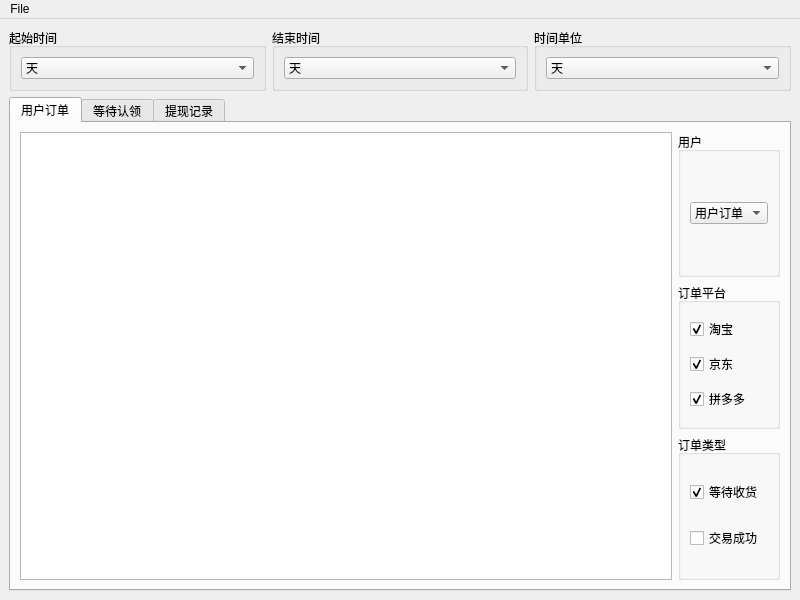
<?xml version="1.0" encoding="UTF-8"?>
<ui version="4.0">
 <class>MainWindow</class>
 <widget class="QMainWindow" name="MainWindow">
  <property name="geometry">
   <rect>
    <x>0</x>
    <y>0</y>
    <width>800</width>
    <height>600</height>
   </rect>
  </property>
  <property name="windowTitle">
   <string>MainWindow</string>
  </property>
  <widget class="QWidget" name="centralwidget">
   <layout class="QGridLayout" name="gridLayout_8">
    <item row="0" column="0">
     <widget class="QGroupBox" name="groupBox_5">
      <property name="title">
       <string>起始时间</string>
      </property>
      <layout class="QGridLayout" name="gridLayout_4">
       <item row="0" column="0">
        <widget class="QComboBox" name="comboBox_Order_TimeStart">
         <property name="currentIndex">
          <number>1</number>
         </property>
         <item>
          <property name="text">
           <string>小时</string>
          </property>
         </item>
         <item>
          <property name="text">
           <string>天</string>
          </property>
         </item>
         <item>
          <property name="text">
           <string>周</string>
          </property>
         </item>
         <item>
          <property name="text">
           <string>月</string>
          </property>
         </item>
        </widget>
       </item>
      </layout>
     </widget>
    </item>
    <item row="0" column="1">
     <widget class="QGroupBox" name="groupBox_6">
      <property name="title">
       <string>结束时间</string>
      </property>
      <layout class="QGridLayout" name="gridLayout_7">
       <item row="0" column="0">
        <widget class="QComboBox" name="comboBox_Order_TimeStop">
         <property name="currentIndex">
          <number>1</number>
         </property>
         <item>
          <property name="text">
           <string>小时</string>
          </property>
         </item>
         <item>
          <property name="text">
           <string>天</string>
          </property>
         </item>
         <item>
          <property name="text">
           <string>周</string>
          </property>
         </item>
         <item>
          <property name="text">
           <string>月</string>
          </property>
         </item>
        </widget>
       </item>
      </layout>
     </widget>
    </item>
    <item row="0" column="2">
     <widget class="QGroupBox" name="groupBox_3">
      <property name="title">
       <string>时间单位</string>
      </property>
      <layout class="QGridLayout" name="gridLayout_2">
       <item row="0" column="0">
        <widget class="QComboBox" name="comboBox_Order_TimeUnit">
         <property name="currentIndex">
          <number>1</number>
         </property>
         <item>
          <property name="text">
           <string>小时</string>
          </property>
         </item>
         <item>
          <property name="text">
           <string>天</string>
          </property>
         </item>
         <item>
          <property name="text">
           <string>周</string>
          </property>
         </item>
         <item>
          <property name="text">
           <string>月</string>
          </property>
         </item>
        </widget>
       </item>
      </layout>
     </widget>
    </item>
    <item row="1" column="0" colspan="3">
     <widget class="QTabWidget" name="tabWidget">
      <property name="currentIndex">
       <number>0</number>
      </property>
      <widget class="QWidget" name="tab">
       <attribute name="title">
        <string>用户订单</string>
       </attribute>
       <layout class="QGridLayout" name="gridLayout_6">
        <item row="0" column="0" rowspan="3">
         <widget class="QTableView" name="tableView_Order"/>
        </item>
        <item row="0" column="1">
         <widget class="QGroupBox" name="groupBox_4">
          <property name="title">
           <string>用户</string>
          </property>
          <layout class="QGridLayout" name="gridLayout_5">
           <item row="0" column="0">
            <widget class="QComboBox" name="comboBox_Orders_User">
             <item>
              <property name="text">
               <string>用户订单</string>
              </property>
             </item>
             <item>
              <property name="text">
               <string>等待认领</string>
              </property>
             </item>
            </widget>
           </item>
          </layout>
         </widget>
        </item>
        <item row="1" column="1">
         <widget class="QGroupBox" name="groupBox">
          <property name="title">
           <string>订单平台</string>
          </property>
          <layout class="QGridLayout" name="gridLayout">
           <item row="2" column="0">
            <widget class="QCheckBox" name="checkBox_Orders_Teerace_jd">
             <property name="text">
              <string>京东</string>
             </property>
             <property name="checked">
              <bool>true</bool>
             </property>
            </widget>
           </item>
           <item row="3" column="0">
            <widget class="QCheckBox" name="checkBox_Orders_Teerace_pdd">
             <property name="text">
              <string>拼多多</string>
             </property>
             <property name="checked">
              <bool>true</bool>
             </property>
            </widget>
           </item>
           <item row="1" column="0">
            <widget class="QCheckBox" name="checkBox_Orders_Teerace_tb">
             <property name="text">
              <string>淘宝</string>
             </property>
             <property name="checked">
              <bool>true</bool>
             </property>
            </widget>
           </item>
          </layout>
         </widget>
        </item>
        <item row="2" column="1">
         <widget class="QGroupBox" name="groupBox_2">
          <property name="title">
           <string>订单类型</string>
          </property>
          <layout class="QGridLayout" name="gridLayout_3">
           <item row="0" column="0">
            <widget class="QCheckBox" name="checkBox_Orders_Type_wait">
             <property name="text">
              <string>等待收货</string>
             </property>
             <property name="checked">
              <bool>true</bool>
             </property>
            </widget>
           </item>
           <item row="1" column="0">
            <widget class="QCheckBox" name="checkBox_Orders_Type_succe">
             <property name="text">
              <string>交易成功</string>
             </property>
            </widget>
           </item>
          </layout>
         </widget>
        </item>
       </layout>
      </widget>
      <widget class="QWidget" name="tab_2">
       <attribute name="title">
        <string>等待认领</string>
       </attribute>
      </widget>
      <widget class="QWidget" name="tab_3">
       <attribute name="title">
        <string>提现记录</string>
       </attribute>
      </widget>
     </widget>
    </item>
   </layout>
  </widget>
  <widget class="QMenuBar" name="menubar">
   <property name="geometry">
    <rect>
     <x>0</x>
     <y>0</y>
     <width>800</width>
     <height>23</height>
    </rect>
   </property>
   <widget class="QMenu" name="menuFile">
    <property name="title">
     <string>File</string>
    </property>
    <addaction name="actionOpen"/>
   </widget>
   <addaction name="menuFile"/>
  </widget>
  <action name="actionOpen">
   <property name="text">
    <string>Open</string>
   </property>
  </action>
 </widget>
 <resources/>
 <connections/>
</ui>
